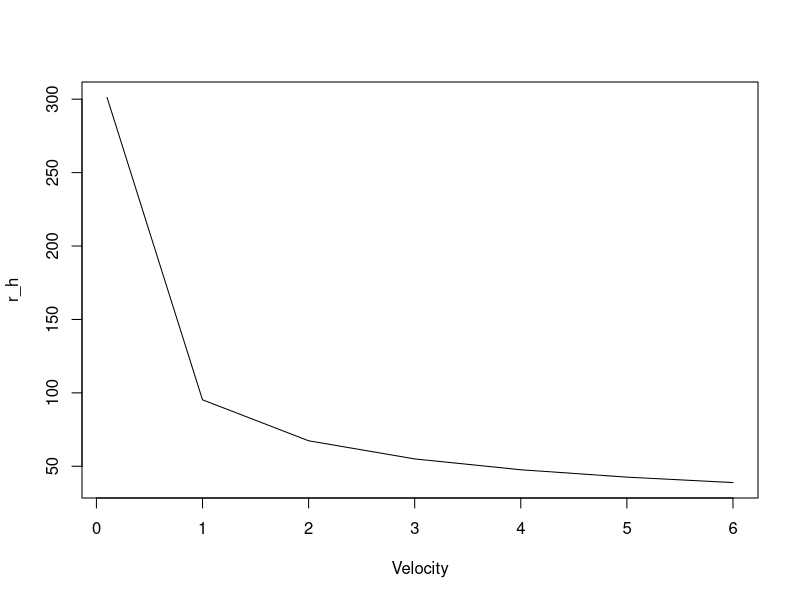

R code for this plot:
rm(list = ls())

#Constantes
rho = 1.2   #[kg m^-3] Densidad del aire a 20 C y nivel del mar
Cp = 1.012  #[1.012 J g^-1 K^-1] Calor especifico del aire a 20 C




######## Estimacion de la resistencia aerodinamica ######
A = 0.60  #Taken from Table
n = 0.5   #Taken from Table
K = 21.5*1e-6


Velocity <- c(0.1, 1, 2, 3, 4, 5, 6)

vis = 15.1*1e-6   #viscosidad cinematica del aire

d = 0.10  #[m] Largo de la hoja

Re <- Velocity*d/vis  

Nu <- A*Re^n

r_h <- d/(K*Nu)



plot(x = Velocity, y = r_h, type = "line")
